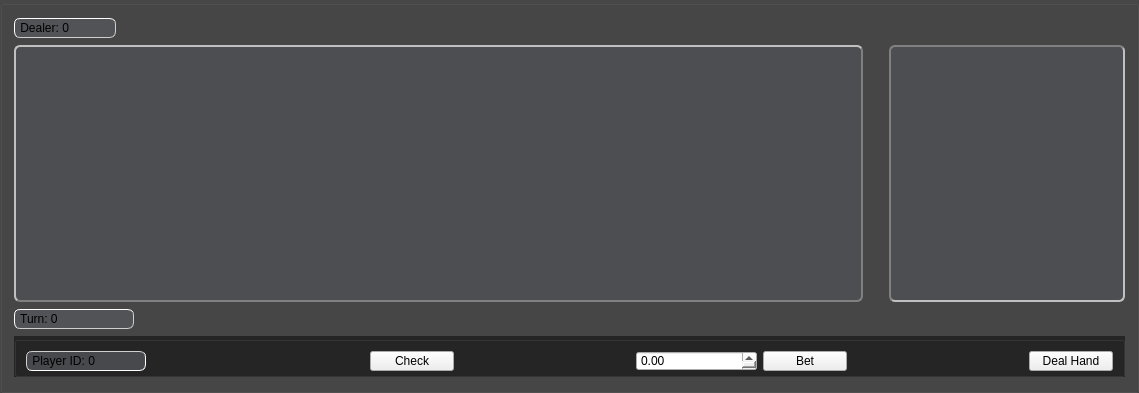
     <widget class="QGroupBox" name="groupBoxP1">
      <property name="sizePolicy">
       <sizepolicy hsizetype="Expanding" vsizetype="Expanding">
        <horstretch>0</horstretch>
        <verstretch>0</verstretch>
       </sizepolicy>
      </property>
      <property name="minimumSize">
       <size>
        <width>1136</width>
        <height>393</height>
       </size>
      </property>
      <property name="maximumSize">
       <size>
        <width>1400</width>
        <height>600</height>
       </size>
      </property>
      <property name="styleSheet">
       <string notr="true">QGroupBox{
	background-color: rgba(0, 0, 0, 120);
}</string>
      </property>
      <property name="title">
       <string/>
      </property>
      <property name="flat">
       <bool>false</bool>
      </property>
      <layout class="QGridLayout" name="gridLayout_4">
       <item row="0" column="0">
        <widget class="QDoubleSpinBox" name="dsbDealer">
         <property name="minimumSize">
          <size>
           <width>102</width>
           <height>20</height>
          </size>
         </property>
         <property name="maximumSize">
          <size>
           <width>102</width>
           <height>20</height>
          </size>
         </property>
         <property name="focusPolicy">
          <enum>Qt::NoFocus</enum>
         </property>
         <property name="styleSheet">
          <string notr="true">QDoubleSpinBox{
    background-color: rgba(85, 88, 93, 180);
    border-style: outset;
    border-width: 1px;
    border-radius: 6px;
	border-color: rgb(207, 207, 207);
    padding-right: 10px;
}</string>
         </property>
         <property name="readOnly">
          <bool>true</bool>
         </property>
         <property name="buttonSymbols">
          <enum>QAbstractSpinBox::NoButtons</enum>
         </property>
         <property name="prefix">
          <string> Dealer: </string>
         </property>
         <property name="decimals">
          <number>0</number>
         </property>
        </widget>
       </item>
       <item row="1" column="0">
        <widget class="QGroupBox" name="tableGroupBox">
         <property name="minimumSize">
          <size>
           <width>849</width>
           <height>257</height>
          </size>
         </property>
         <property name="maximumSize">
          <size>
           <width>849</width>
           <height>257</height>
          </size>
         </property>
         <property name="styleSheet">
          <string notr="true">QGroupBox{
    border-color: rgb(128, 128, 128);
    border-style: outset;
    border-width: 2px;
    border-radius: 6px;
    padding: 3px;
    background-color: rgba(85, 88, 93, 120);
    color: rgb(255, 255, 255);
}</string>
         </property>
         <property name="title">
          <string/>
         </property>
         <property name="alignment">
          <set>Qt::AlignLeading|Qt::AlignLeft|Qt::AlignTop</set>
         </property>
         <property name="flat">
          <bool>false</bool>
         </property>
         <layout class="QGridLayout" name="gridLayout">
          <item row="0" column="0">
           <widget class="QLabel" name="flopCard1Label">
            <property name="sizePolicy">
             <sizepolicy hsizetype="Preferred" vsizetype="Expanding">
              <horstretch>100</horstretch>
              <verstretch>100</verstretch>
             </sizepolicy>
            </property>
            <property name="minimumSize">
             <size>
              <width>166</width>
              <height>227</height>
             </size>
            </property>
            <property name="maximumSize">
             <size>
              <width>166</width>
              <height>227</height>
             </size>
            </property>
            <property name="font">
             <font>
              <pointsize>120</pointsize>
             </font>
            </property>
            <property name="focusPolicy">
             <enum>Qt::NoFocus</enum>
            </property>
            <property name="frameShape">
             <enum>QFrame::NoFrame</enum>
            </property>
            <property name="text">
             <string/>
            </property>
            <property name="pixmap">
             <pixmap>:/images/card53.png</pixmap>
            </property>
            <property name="scaledContents">
             <bool>true</bool>
            </property>
            <property name="alignment">
             <set>Qt::AlignLeading|Qt::AlignLeft|Qt::AlignVCenter</set>
            </property>
           </widget>
          </item>
          <item row="0" column="4">
           <widget class="QLabel" name="riverCardLabel">
            <property name="sizePolicy">
             <sizepolicy hsizetype="Preferred" vsizetype="Expanding">
              <horstretch>100</horstretch>
              <verstretch>100</verstretch>
             </sizepolicy>
            </property>
            <property name="minimumSize">
             <size>
              <width>166</width>
              <height>227</height>
             </size>
            </property>
            <property name="maximumSize">
             <size>
              <width>166</width>
              <height>227</height>
             </size>
            </property>
            <property name="font">
             <font>
              <pointsize>120</pointsize>
             </font>
            </property>
            <property name="frameShape">
             <enum>QFrame::NoFrame</enum>
            </property>
            <property name="text">
             <string/>
            </property>
            <property name="pixmap">
             <pixmap>:/images/card53.png</pixmap>
            </property>
            <property name="scaledContents">
             <bool>true</bool>
            </property>
           </widget>
          </item>
          <item row="0" column="1">
           <widget class="QLabel" name="flopCard2Label">
            <property name="sizePolicy">
             <sizepolicy hsizetype="Preferred" vsizetype="Expanding">
              <horstretch>100</horstretch>
              <verstretch>100</verstretch>
             </sizepolicy>
            </property>
            <property name="minimumSize">
             <size>
              <width>166</width>
              <height>227</height>
             </size>
            </property>
            <property name="maximumSize">
             <size>
              <width>166</width>
              <height>227</height>
             </size>
            </property>
            <property name="font">
             <font>
              <pointsize>120</pointsize>
             </font>
            </property>
            <property name="frameShape">
             <enum>QFrame::NoFrame</enum>
            </property>
            <property name="text">
             <string/>
            </property>
            <property name="pixmap">
             <pixmap>:/images/card53.png</pixmap>
            </property>
            <property name="scaledContents">
             <bool>true</bool>
            </property>
           </widget>
          </item>
          <item row="0" column="3">
           <widget class="QLabel" name="turnCardLabel">
            <property name="sizePolicy">
             <sizepolicy hsizetype="Preferred" vsizetype="Expanding">
              <horstretch>100</horstretch>
              <verstretch>100</verstretch>
             </sizepolicy>
            </property>
            <property name="minimumSize">
             <size>
              <width>166</width>
              <height>227</height>
             </size>
            </property>
            <property name="maximumSize">
             <size>
              <width>166</width>
              <height>227</height>
             </size>
            </property>
            <property name="font">
             <font>
              <pointsize>120</pointsize>
             </font>
            </property>
            <property name="frameShape">
             <enum>QFrame::NoFrame</enum>
            </property>
            <property name="text">
             <string/>
            </property>
            <property name="pixmap">
             <pixmap>:/images/card53.png</pixmap>
            </property>
            <property name="scaledContents">
             <bool>true</bool>
            </property>
           </widget>
          </item>
          <item row="0" column="2">
           <widget class="QLabel" name="flopCard3Label">
            <property name="sizePolicy">
             <sizepolicy hsizetype="Preferred" vsizetype="Expanding">
              <horstretch>100</horstretch>
              <verstretch>100</verstretch>
             </sizepolicy>
            </property>
            <property name="minimumSize">
             <size>
              <width>166</width>
              <height>227</height>
             </size>
            </property>
            <property name="maximumSize">
             <size>
              <width>166</width>
              <height>227</height>
             </size>
            </property>
            <property name="font">
             <font>
              <pointsize>120</pointsize>
             </font>
            </property>
            <property name="frameShape">
             <enum>QFrame::NoFrame</enum>
            </property>
            <property name="text">
             <string/>
            </property>
            <property name="pixmap">
             <pixmap>:/images/card53.png</pixmap>
            </property>
            <property name="scaledContents">
             <bool>true</bool>
            </property>
           </widget>
          </item>
          <item row="0" column="5">
           <spacer name="horizontalSpacer">
            <property name="orientation">
             <enum>Qt::Horizontal</enum>
            </property>
            <property name="sizeHint" stdset="0">
             <size>
              <width>0</width>
              <height>20</height>
             </size>
            </property>
           </spacer>
          </item>
         </layout>
        </widget>
       </item>
       <item row="1" column="1">
        <spacer name="horizontalSpacer_2">
         <property name="orientation">
          <enum>Qt::Horizontal</enum>
         </property>
         <property name="sizeHint" stdset="0">
          <size>
           <width>14</width>
           <height>20</height>
          </size>
         </property>
        </spacer>
       </item>
       <item row="1" column="2">
        <widget class="QGroupBox" name="holeGroupBox">
         <property name="minimumSize">
          <size>
           <width>236</width>
           <height>257</height>
          </size>
         </property>
         <property name="maximumSize">
          <size>
           <width>236</width>
           <height>257</height>
          </size>
         </property>
         <property name="styleSheet">
          <string notr="true">QGroupBox{
    border-color: rgb(128, 128, 128);
    border-style: inset;
    border-width: 2px;
    border-radius: 6px;
    padding: 3px;
    background-color: rgba(85, 88, 93, 120);
    color: rgb(255, 255, 255);
}</string>
         </property>
         <property name="title">
          <string/>
         </property>
         <widget class="QLabel" name="holeCard2Label">
          <property name="geometry">
           <rect>
            <x>-10</x>
            <y>10</y>
            <width>166</width>
            <height>227</height>
           </rect>
          </property>
          <property name="sizePolicy">
           <sizepolicy hsizetype="Preferred" vsizetype="Expanding">
            <horstretch>100</horstretch>
            <verstretch>100</verstretch>
           </sizepolicy>
          </property>
          <property name="minimumSize">
           <size>
            <width>0</width>
            <height>0</height>
           </size>
          </property>
          <property name="maximumSize">
           <size>
            <width>166</width>
            <height>227</height>
           </size>
          </property>
          <property name="font">
           <font>
            <pointsize>120</pointsize>
           </font>
          </property>
          <property name="focusPolicy">
           <enum>Qt::NoFocus</enum>
          </property>
          <property name="frameShape">
           <enum>QFrame::NoFrame</enum>
          </property>
          <property name="text">
           <string/>
          </property>
          <property name="pixmap">
           <pixmap>:/images/card53.png</pixmap>
          </property>
          <property name="scaledContents">
           <bool>true</bool>
          </property>
          <property name="alignment">
           <set>Qt::AlignLeading|Qt::AlignLeft|Qt::AlignVCenter</set>
          </property>
         </widget>
         <widget class="QLabel" name="holeCard1Label">
          <property name="geometry">
           <rect>
            <x>80</x>
            <y>20</y>
            <width>166</width>
            <height>227</height>
           </rect>
          </property>
          <property name="sizePolicy">
           <sizepolicy hsizetype="Preferred" vsizetype="Expanding">
            <horstretch>100</horstretch>
            <verstretch>100</verstretch>
           </sizepolicy>
          </property>
          <property name="minimumSize">
           <size>
            <width>0</width>
            <height>0</height>
           </size>
          </property>
          <property name="maximumSize">
           <size>
            <width>166</width>
            <height>227</height>
           </size>
          </property>
          <property name="font">
           <font>
            <pointsize>120</pointsize>
           </font>
          </property>
          <property name="focusPolicy">
           <enum>Qt::NoFocus</enum>
          </property>
          <property name="frameShape">
           <enum>QFrame::NoFrame</enum>
          </property>
          <property name="text">
           <string/>
          </property>
          <property name="pixmap">
           <pixmap>:/images/card53.png</pixmap>
          </property>
          <property name="scaledContents">
           <bool>true</bool>
          </property>
          <property name="alignment">
           <set>Qt::AlignLeading|Qt::AlignLeft|Qt::AlignVCenter</set>
          </property>
         </widget>
        </widget>
       </item>
       <item row="2" column="0">
        <widget class="QDoubleSpinBox" name="dsbTurn">
         <property name="minimumSize">
          <size>
           <width>120</width>
           <height>20</height>
          </size>
         </property>
         <property name="maximumSize">
          <size>
           <width>120</width>
           <height>20</height>
          </size>
         </property>
         <property name="focusPolicy">
          <enum>Qt::NoFocus</enum>
         </property>
         <property name="styleSheet">
          <string notr="true">QDoubleSpinBox{
    background-color: rgba(85, 88, 93, 180);
    border-style: outset;
    border-width: 1px;
    border-radius: 6px;
	border-color: rgb(207, 207, 207);
    padding-right: 10px;
}</string>
         </property>
         <property name="readOnly">
          <bool>true</bool>
         </property>
         <property name="buttonSymbols">
          <enum>QAbstractSpinBox::NoButtons</enum>
         </property>
         <property name="prefix">
          <string> Turn: </string>
         </property>
         <property name="decimals">
          <number>0</number>
         </property>
         <property name="maximum">
          <double>6.000000000000000</double>
         </property>
        </widget>
       </item>
       <item row="3" column="0" colspan="3">
        <widget class="QGroupBox" name="groupBox_2">
         <property name="minimumSize">
          <size>
           <width>1111</width>
           <height>41</height>
          </size>
         </property>
         <property name="maximumSize">
          <size>
           <width>1111</width>
           <height>41</height>
          </size>
         </property>
         <property name="title">
          <string/>
         </property>
         <layout class="QGridLayout" name="gridLayout_3">
          <item row="0" column="0">
           <widget class="QDoubleSpinBox" name="playerId">
            <property name="minimumSize">
             <size>
              <width>120</width>
              <height>20</height>
             </size>
            </property>
            <property name="maximumSize">
             <size>
              <width>120</width>
              <height>20</height>
             </size>
            </property>
            <property name="focusPolicy">
             <enum>Qt::NoFocus</enum>
            </property>
            <property name="styleSheet">
             <string notr="true">QDoubleSpinBox{
    background-color: rgba(85, 88, 93, 180);
    border-style: inset;
    border-width: 1px;
    border-radius: 6px;
	border-color: rgb(207, 207, 207);
    padding-right: 10px;
}</string>
            </property>
            <property name="readOnly">
             <bool>false</bool>
            </property>
            <property name="buttonSymbols">
             <enum>QAbstractSpinBox::NoButtons</enum>
            </property>
            <property name="prefix">
             <string> Player ID: </string>
            </property>
            <property name="decimals">
             <number>0</number>
            </property>
           </widget>
          </item>
          <item row="0" column="1">
           <spacer name="horizontalSpacer_4">
            <property name="orientation">
             <enum>Qt::Horizontal</enum>
            </property>
            <property name="sizeHint" stdset="0">
             <size>
              <width>218</width>
              <height>16</height>
             </size>
            </property>
           </spacer>
          </item>
          <item row="0" column="2">
           <widget class="QPushButton" name="checkButton">
            <property name="minimumSize">
             <size>
              <width>84</width>
              <height>20</height>
             </size>
            </property>
            <property name="maximumSize">
             <size>
              <width>84</width>
              <height>20</height>
             </size>
            </property>
            <property name="text">
             <string>Check</string>
            </property>
           </widget>
          </item>
          <item row="0" column="3">
           <spacer name="horizontalSpacer_5">
            <property name="orientation">
             <enum>Qt::Horizontal</enum>
            </property>
            <property name="sizeHint" stdset="0">
             <size>
              <width>168</width>
              <height>16</height>
             </size>
            </property>
           </spacer>
          </item>
          <item row="0" column="4">
           <widget class="QDoubleSpinBox" name="betSpinBox">
            <property name="minimumSize">
             <size>
              <width>121</width>
              <height>20</height>
             </size>
            </property>
            <property name="maximumSize">
             <size>
              <width>121</width>
              <height>20</height>
             </size>
            </property>
            <property name="focusPolicy">
             <enum>Qt::StrongFocus</enum>
            </property>
            <property name="styleSheet">
             <string notr="true">QDoubleSpinBox::down-button:!enabled {
	color: rgb(255, 0, 0);
	 width: 30px;
     subcontrol-origin: center;
     subcontrol-position: bottom right;
}</string>
            </property>
            <property name="prefix">
             <string/>
            </property>
            <property name="maximum">
             <double>9999999999999.000000000000000</double>
            </property>
            <property name="singleStep">
             <double>0.100000000000000</double>
            </property>
           </widget>
          </item>
          <item row="0" column="5">
           <widget class="QPushButton" name="betButton">
            <property name="minimumSize">
             <size>
              <width>84</width>
              <height>20</height>
             </size>
            </property>
            <property name="maximumSize">
             <size>
              <width>84</width>
              <height>20</height>
             </size>
            </property>
            <property name="text">
             <string>Bet</string>
            </property>
           </widget>
          </item>
          <item row="0" column="6">
           <spacer name="horizontalSpacer_3">
            <property name="orientation">
             <enum>Qt::Horizontal</enum>
            </property>
            <property name="sizeHint" stdset="0">
             <size>
              <width>159</width>
              <height>16</height>
             </size>
            </property>
           </spacer>
          </item>
          <item row="0" column="7">
           <widget class="QPushButton" name="dealHandPushButton">
            <property name="minimumSize">
             <size>
              <width>84</width>
              <height>20</height>
             </size>
            </property>
            <property name="maximumSize">
             <size>
              <width>84</width>
              <height>20</height>
             </size>
            </property>
            <property name="layoutDirection">
             <enum>Qt::LeftToRight</enum>
            </property>
            <property name="text">
             <string>Deal Hand</string>
            </property>
           </widget>
          </item>
         </layout>
        </widget>
       </item>
      </layout>
     </widget>
